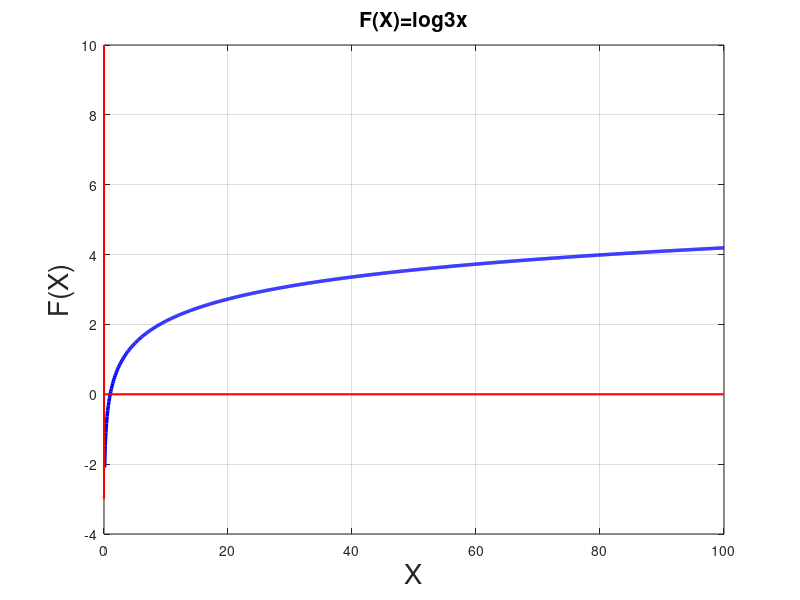

Write MATLAB code to recreate this figure.
%Octave Script
%title               :Funciones trascendentes: Trigonometricas, Logaritmicas y Exponenciales
%Description         :identificar el dominio, rango y tipo de funcion
%Author:             :Angel Jesus Santiago Hernandez
%Date                :2021/11/25
%Version             :8
%Usage               :octave>cd/path/AXIOMAS
%Notes:              :Requiere aplicacion octave,usar su linea de comandos
%                    :https://octaveintro.readthedocs.io/en/latest/index.html

clear 
x=[0:0.1:100];
y=log(x)/log(3);
plot(x,y,' b','linewidth',2.5);
hold on;
grid on;
plot([0 100],[0 0],'r-',"linewidth",1.5,"markersize",8);
plot([0 0],[-3 10],'r-',"linewidth",1.5,"markersize",8);
hold off;
title("F(X)=log3x",'FontSize',15);
xlabel("X",'FontSize',20);
ylabel("F(X)",'FontSize',20);
%Dominio, Rango y tipo de funcion
disp('FUNCION INYECTIVA')